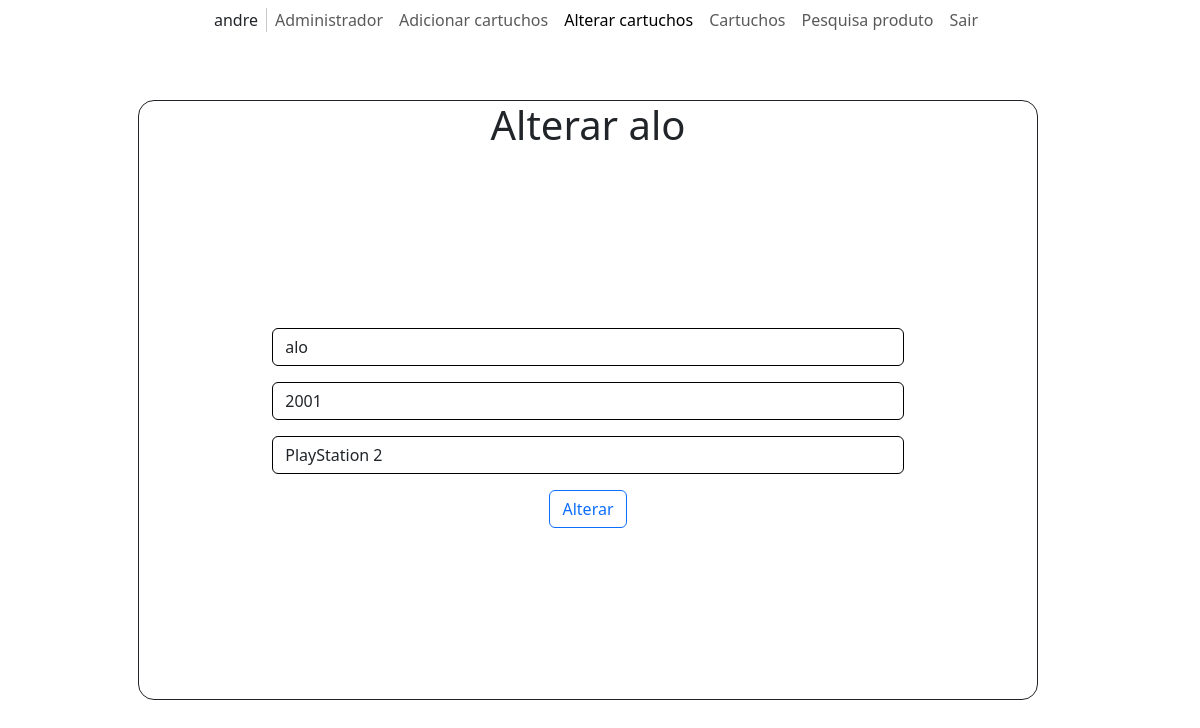
/update.php (signed in), run on the app's committed database.
### tables this page shows
CREATE TABLE `cartuchos` (
  `id` int(10) UNSIGNED NOT NULL,
  `nome_cartucho_cd` varchar(255) NOT NULL,
  `ano` int(10) UNSIGNED NOT NULL,
  `sistema` varchar(255) NOT NULL,
  `tela` blob NOT NULL,
  `id_usuario` int(10) UNSIGNED NOT NULL,
  `id_sistema` int(10) UNSIGNED NOT NULL
);

### update.php (the view, shortened to what this page needs)
<!DOCTYPE html>
<html lang="pt-BR">
<head>
  <link href="https://cdn.jsdelivr.net/npm/bootstrap@5.3.0-alpha1/dist/css/bootstrap.min.css" rel="stylesheet">
  <link rel="stylesheet" href="https://cdn.jsdelivr.net/npm/bootstrap-icons@1.10.3/font/bootstrap-icons.css">
  <link rel="stylesheet" href="/css/style.css">
</head>
<body>
  <div class="container-xxl position-relative p-0">
    <nav class="navbar navbar-expand-lg navbar-light justify-content-center px-4 px-lg-5 py-3 py-lg-0 bg-white">
      <?php
      $usr = $_SESSION['username'];
      echo "<div class='navbar-nav py-0'>
        <span class='nav-item'>$usr</span>
          </div>";
      ?>
      <div class="navbar-nav py-0">
        <a href="admin.php" class="nav-item nav-link">Administrador</a>
        <a href="cartucho.php" class="nav-item nav-link">Adicionar cartuchos</a>
        <a href="" class="nav-item nav-link active">Alterar cartuchos</a>
        <a href="mostrar_cartuchos.php" class="nav-item nav-link">Cartuchos</a>
        <a href="pesquisa.php" class="nav-item nav-link">Pesquisa produto</a>
        <a href="logout.php" class="nav-item nav-link">Sair</a>
      </div>
    </nav>
  </div>
  <?php
  $conn = new mysqli('localhost', 'root', '', 'AHAHAHABORGES');
  $sql = "SELECT c.id, c.nome_cartucho_cd, c.ano, c.sistema, u.nome_completo FROM cartuchos c INNER JOIN usuarios u ON c.id_usuario = u.id ORDER BY c.id";
  $result = $conn->query($sql);
  while ($row = $result->fetch_assoc()) {
    $nome_cartucho = $row["nome_cartucho_cd"];
    $ano = $row["ano"];
    $sistema = $row["sistema"];
  }
  ?>
  <div class="container position-absolute top-50 start-50 translate-middle w-75 h-75 d-flex align-items-evenly justify-items-center row">
    <h1 class="text-center">Alterar
      <?php
      echo $nome_cartucho;
      ?></h1>
    <form enctype="multipart/form-data" action="alterar_cartucho.php" method="post">
      <div class="row mb-3 d-flex justify-content-evenly align-items-center">
        <div class="col-sm-10 w-75">
          <input type="text" class="form-control" id="nome_cartucho_cd" name="nome_cartucho_cd" placeholder="Nome do Cartucho/CD" value="<?php echo $nome_cartucho ?>">
        </div>
      </div>
      <div class="row mb-3 d-flex justify-content-evenly align-items-center">
        <div class="col-sm-10 w-75">
          <input type="text" class="form-control" id="ano" name="ano" placeholder="Ano" value="<?php echo $ano ?>">
        </div>
      </div>
      <div class="row mb-3 d-flex justify-content-evenly align-items-center">
        <div class="col-sm-10 w-75">
          <input type="text" class="form-control" id="sistema" name="sistema" placeholder="Sistema" value="<?php echo $sistema ?>">
        </div>
      </div>
      <div class="mb-3 d-flex justify-content-evenly align-items-center">
        <input class="btn btn-outline-primary" type="submit" value="Alterar">
      </div>
    </form>
  </div>
</body>
</html>

### css/style.css (style rules this page uses)
.container { border-width: 0.1rem; border-style: solid; border-radius: 1rem; }
.form-control { border-color: black; }

### data on the page
cartuchos: nome_cartucho_cd "alo", ano "2001", sistema "PlayStation 2"

### other printed values
$usr "andre"
